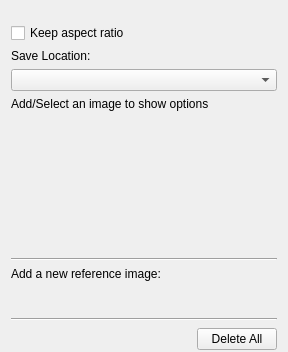
<?xml version="1.0" encoding="UTF-8"?>
<ui version="4.0">
 <author>
    SPDX-FileCopyrightText: none
    SPDX-License-Identifier: GPL-3.0-or-later
  </author>
 <class>WdgToolOptions</class>
 <widget class="QWidget" name="WdgToolOptions">
  <property name="geometry">
   <rect>
    <x>0</x>
    <y>0</y>
    <width>288</width>
    <height>352</height>
   </rect>
  </property>
  <property name="sizePolicy">
   <sizepolicy hsizetype="Preferred" vsizetype="Preferred">
    <horstretch>0</horstretch>
    <verstretch>0</verstretch>
   </sizepolicy>
  </property>
  <layout class="QVBoxLayout" name="verticalLayout">
   <property name="spacing">
    <number>6</number>
   </property>
   <property name="bottomMargin">
    <number>0</number>
   </property>
   <item>
    <widget class="KisShapePropertySlider" name="opacitySlider" native="true"/>
   </item>
   <item>
    <widget class="KisShapePropertySlider" name="saturationSlider" native="true"/>
   </item>
   <item>
    <widget class="QCheckBox" name="chkKeepAspectRatio">
     <property name="text">
      <string>Keep aspect ratio</string>
     </property>
    </widget>
   </item>
   <item>
    <widget class="QLabel" name="saveLocationLabel">
     <property name="text">
      <string>Save Location:</string>
     </property>
    </widget>
   </item>
   <item>
    <widget class="QComboBox" name="referenceImageLocationCombobox"/>
   </item>
   <item>
    <widget class="QLabel" name="referenceImageOptionsLabel">
     <property name="text">
      <string>Add/Select an image to show options</string>
     </property>
     <property name="wordWrap">
      <bool>true</bool>
     </property>
    </widget>
   </item>
   <item>
    <spacer name="verticalSpacer">
     <property name="orientation">
      <enum>Qt::Vertical</enum>
     </property>
     <property name="sizeType">
      <enum>QSizePolicy::MinimumExpanding</enum>
     </property>
     <property name="sizeHint" stdset="0">
      <size>
       <width>20</width>
       <height>20</height>
      </size>
     </property>
    </spacer>
   </item>
   <item>
    <widget class="Line" name="line">
     <property name="orientation">
      <enum>Qt::Horizontal</enum>
     </property>
    </widget>
   </item>
   
   <item>
    <widget class="QLabel" name="label">
     <property name="text">
      <string>Add a new reference image:</string>
     </property>
    </widget>
   </item>
   <item>
    <layout class="QHBoxLayout" name="horizontalLayout1">
     <property name="spacing">
      <number>0</number>
     </property>
     <item>
      <widget class="QToolButton" name="bnAddReferenceImage">
       <property name="sizePolicy">
        <sizepolicy hsizetype="Minimum" vsizetype="Fixed">
         <horstretch>0</horstretch>
         <verstretch>0</verstretch>
        </sizepolicy>
       </property>
       <property name="text">
        <string/>
       </property>
       <property name="iconSize">
        <size>
         <width>18</width>
         <height>18</height>
        </size>
       </property>
       <property name="autoRaise">
        <bool>true</bool>
       </property>
      </widget>
     </item>
     <item>
      <widget class="QToolButton" name="bnPasteReferenceImage">
       <property name="sizePolicy">
        <sizepolicy hsizetype="Minimum" vsizetype="Fixed">
         <horstretch>0</horstretch>
         <verstretch>0</verstretch>
        </sizepolicy>
       </property>
       <property name="text">
        <string/>
       </property>
       <property name="iconSize">
        <size>
         <width>18</width>
         <height>18</height>
        </size>
       </property>
       <property name="autoRaise">
        <bool>true</bool>
       </property>
      </widget>
     </item>
     <item>
      <widget class="QToolButton" name="bnAddReferenceImageFromCurrentLayer">
       <property name="sizePolicy">
        <sizepolicy hsizetype="Minimum" vsizetype="Fixed">
         <horstretch>0</horstretch>
         <verstretch>0</verstretch>
        </sizepolicy>
       </property>
       <property name="text">
        <string/>
       </property>
       <property name="iconSize">
        <size>
         <width>18</width>
         <height>18</height>
        </size>
       </property>
       <property name="autoRaise">
        <bool>true</bool>
       </property>
      </widget>
     </item>
     
     <item>
      <widget class="QToolButton" name="bnAddReferenceImageFromVisible">
       <property name="sizePolicy">
        <sizepolicy hsizetype="Minimum" vsizetype="Fixed">
         <horstretch>0</horstretch>
         <verstretch>0</verstretch>
        </sizepolicy>
       </property>
       <property name="text">
        <string/>
       </property>
       <property name="iconSize">
        <size>
         <width>18</width>
         <height>18</height>
        </size>
       </property>
       <property name="autoRaise">
        <bool>true</bool>
       </property>
      </widget>
     </item>
     
     <item>
      <spacer name="horizontalSpacer_2">
       <property name="orientation">
        <enum>Qt::Horizontal</enum>
       </property>
       <property name="sizeHint" stdset="0">
        <size>
         <width>40</width>
         <height>20</height>
        </size>
       </property>
      </spacer>
     </item>
     
    </layout>
   </item>
   
   <item>
    <widget class="Line" name="line">
     <property name="orientation">
      <enum>Qt::Horizontal</enum>
     </property>
    </widget>
   </item>
   <!--item>
    <widget class="QLabel" name="label1">
     <property name="text">
      <string>Other options:</string>
     </property>
    </widget>
   </item-->
   
   
   <item>
    <layout class="QHBoxLayout" name="horizontalLayout2">
     <property name="spacing">
      <number>0</number>
     </property>
     
     <!--item>
      <spacer name="horizontalSpacer">
       <property name="orientation">
        <enum>Qt::Horizontal</enum>
       </property>
       <property name="sizeHint" stdset="0">
        <size>
         <width>20</width>
         <height>20</height>
        </size>
       </property>
      </spacer>
     </item-->
     
     
     <item>
      <widget class="QToolButton" name="bnLoad">
       <property name="sizePolicy">
        <sizepolicy hsizetype="Minimum" vsizetype="Fixed">
         <horstretch>0</horstretch>
         <verstretch>0</verstretch>
        </sizepolicy>
       </property>
       <property name="text">
        <string/>
       </property>
       <property name="iconSize">
        <size>
         <width>18</width>
         <height>18</height>
        </size>
       </property>
       <property name="autoRaise">
        <bool>true</bool>
       </property>
      </widget>
     </item>
     <item>
      <widget class="QToolButton" name="bnSave">
       <property name="sizePolicy">
        <sizepolicy hsizetype="Minimum" vsizetype="Fixed">
         <horstretch>0</horstretch>
         <verstretch>0</verstretch>
        </sizepolicy>
       </property>
       <property name="text">
        <string/>
       </property>
       <property name="iconSize">
        <size>
         <width>18</width>
         <height>18</height>
        </size>
       </property>
       <property name="autoRaise">
        <bool>true</bool>
       </property>
      </widget>
     </item>
     <item>
      <spacer name="horizontalSpacer_2">
       <property name="orientation">
        <enum>Qt::Horizontal</enum>
       </property>
       <property name="sizeHint" stdset="0">
        <size>
         <width>40</width>
         <height>20</height>
        </size>
       </property>
      </spacer>
     </item>
     <item>
      <widget class="QPushButton" name="bnDelete">
       <property name="sizePolicy">
        <sizepolicy hsizetype="Minimum" vsizetype="Fixed">
         <horstretch>0</horstretch>
         <verstretch>0</verstretch>
        </sizepolicy>
       </property>
       <property name="minimumSize">
        <size>
         <width>0</width>
         <height>0</height>
        </size>
       </property>
       <property name="text">
        <string>Delete All</string>
       </property>
       <property name="iconSize">
        <size>
         <width>18</width>
         <height>18</height>
        </size>
       </property>
       <property name="flat">
        <bool>false</bool>
       </property>
      </widget>
     </item>
    </layout>
   </item>
  </layout>
 </widget>
 <customwidgets>
  <customwidget>
   <class>KisShapePropertySlider</class>
   <extends>QWidget</extends>
   <header>KisSelectionPropertySlider.h</header>
   <container>1</container>
  </customwidget>
 </customwidgets>
 <resources/>
 <connections/>
</ui>
